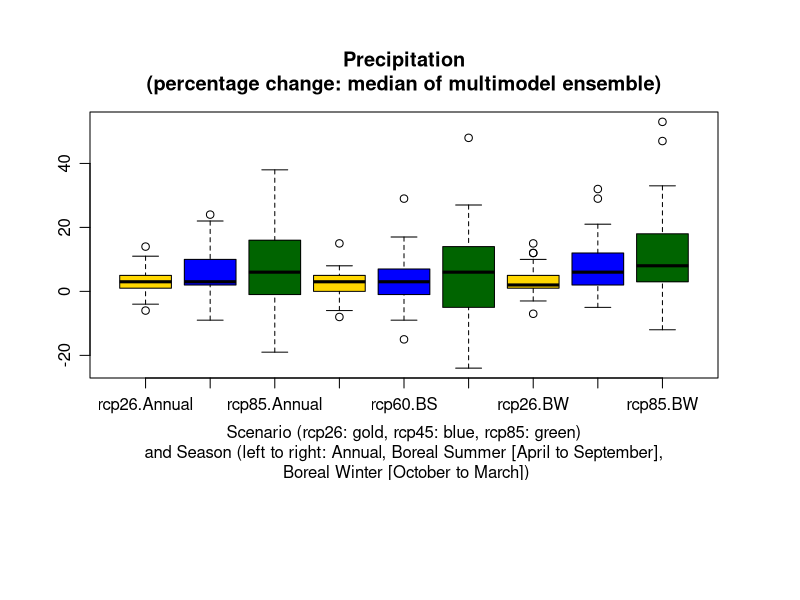

The R source for this figure:

## use "source( 'extremesBoxPlot.r' )"  from R prompt or "R -f extremesBoxPlot.r" from command line.
tab1 <- read.csv(file="ch14ExtremesR.csv",head=TRUE,sep=",")

## or X11(type="Xlib")
jpeg('median_precip.jpg')
par(fig=c(0.01, 0.95, 0.2, 0.95) )
par(mgp = c(4.2, .8, 0))
boxplot(pr~Scenario*Season, data=tab1, notch=FALSE,
   subset = Year == "2100" & stat == "median",
   col=(c("gold","blue","darkgreen")),
   main="Precipitation\n(percentage change: median of multimodel ensemble)",
   xlab="Scenario (rcp26: gold, rcp45: blue, rcp85: green)\nand Season (left to right: Annual, Boreal Summer [April to September],\n Boreal Winter [October to March])")

dev.off()
